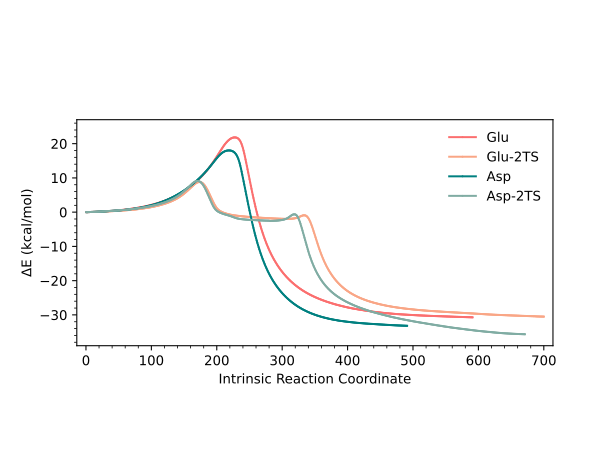

Generate this figure with Python:
import matplotlib.pyplot as plt
import pandas as pd
import matplotlib.ticker as tck
# Installing python libraries:
# pip install matplotlib pandas
# python -m pip <library> linux
# py -m pip <library> Windows


# Opens file, must be located in the same directory as the .py file
file_name = 'IRC_Glu-Asp.csv' # The file in this directory

# Reads the file as a pandas data file
data = pd.read_csv(file_name, delimiter=';')


# Set the colors in hexadecimal or in english in case of basic colors 
axis_color = 'black'
data_color = '#1f77b4' # Blue
data_color2 = 'red'

# Create a figure and a set of subplots
fig, ax = plt.subplots()
# minor stiks 
ax.yaxis.set_minor_locator(tck.AutoMinorLocator())
ax.xaxis.set_minor_locator(tck.AutoMinorLocator())

# Set the columns in pandas. data.iloc[:,0] = column 0
#x = data.iloc[:,0]
#y1 = data.iloc[:,1]
#y2 = data.iloc[:,2]

# Represents the graphs
# ax.plot(x, y, linestyle='', marker='', markersize='', color='', label='')
ax.plot(data.iloc[:,0], data.iloc[:,1], linestyle='-', marker='.', markersize=1, color='#FB6F6F', label='Glu')
ax.plot(data.iloc[:,0], data.iloc[:,2], linestyle='-', marker='.', markersize=1, color='#F9A686', label='Glu-2TS')
ax.plot(data.iloc[:,0], data.iloc[:,3], linestyle='-', marker='.', markersize=1, color='#008080', label='Asp')
ax.plot(data.iloc[:,0], data.iloc[:,4], linestyle='-', marker='.', markersize=1, color='#80ACA3', label='Asp-2TS')

# First and last value of the first column.
#x1 = (data.iloc[:,0][0])
#x2 = (data.iloc[:,0][len(data.iloc[:,0]) - 1])
#y1 = (data.iloc[:,1][0])
#y2 = (data.iloc[:,1][len(data.iloc[:,1]) - 1])

# Also first and last value of the first column
column = data.iloc[:,0]
x1 = (column[0])
x2 = (column[len(column) - 1])
column = data.iloc[:,1]
y1 = (column[0])
y2 = (column[len(column) - 1])

# Graph limits
ax.set_xlim(-14, 714)
ax.set_ylim(-39, 27)

# Aspect ratio, (x/y)/(aspect/ratio), if we want an aspect ratio of 16:9,
# 1) We calculate the difference between the limits in x (671 - 1) and multiply it by 9
# 2) We calculate the difference between the limits in y (67 - -40) and multiply it by 16
# (670/107)/(16/9).
ax.set_aspect((733/63)/(20/9))

# Labels
ax.set_xlabel('Intrinsic Reaction Coordinate', color=axis_color)
#ax.set_xlabel(data.columns[0], color=axis_color)
ax.set_ylabel('ΔE (kcal/mol)', color=axis_color)
ax.legend(frameon=False)

# Saves the generated graph in the same directory as the .py file
fig.savefig("irc.svg")
# Shows the graph in the terminal
plt.show()
